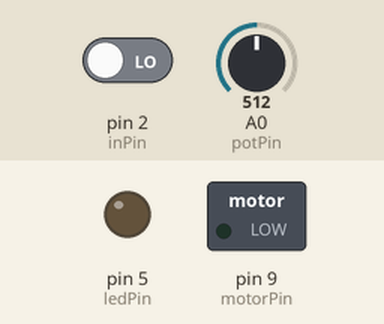
This sketch was run on a simulated Arduino Uno, built with avr-gcc and run on an emulated ATmega328P. Shown: switched loads named in the sketch (green lamp = pin HIGH), output pins drawn as LEDs (lit = HIGH). The test bench sets the inputs (shaded band); at power-on: pin 2 (inPin) LOW, A0 (potPin) = 512.

Above: at 1.2 s.
1.3 s: pin 2 (inPin) driven HIGH
At 2.6 s:
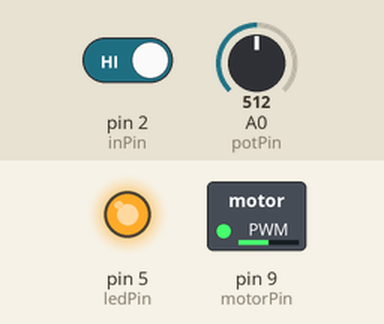
Timing chart, 0 to 4.3 s (numbered marks = the images above; inputs shaded):
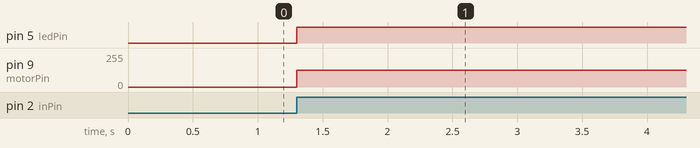

Measured:
- after the input at 1.3 s, pin 5 (ledPin): LOW → HIGH at once; pin 9 (motorPin): 0/255 → 127/255 at once

The sketch:

pushbutton.ino
```cpp
int ledPin = 5; // choose the pin for the LED
int inPin = 2;   // choose the input pin (for a pushbutton)
int val = 0;     // variable for reading the pin status
int potPin = A0;
int motorPin = 9;
int potValue = 0;
int motorValue = 0;

void setup() {
  pinMode(ledPin, OUTPUT);  // declare LED as output
  pinMode(inPin, INPUT);    // declare pushbutton as input
  pinMode(motorPin, OUTPUT);
}

void loop(){
  val = digitalRead(inPin);  // read input value
  if (val == HIGH) {         // check if the input is HIGH (button released)
    digitalWrite(ledPin, HIGH);  // turn LED ON
    potValue = analogRead(potPin);
    motorValue = map(potValue, 0, 1023, 0, 255);
    analogWrite(motorPin, motorValue);
    delay(5000);
    analogWrite(motorPin, LOW);
  } else {
    digitalWrite(ledPin, LOW);  // turn LED OFF
  }
}
```
